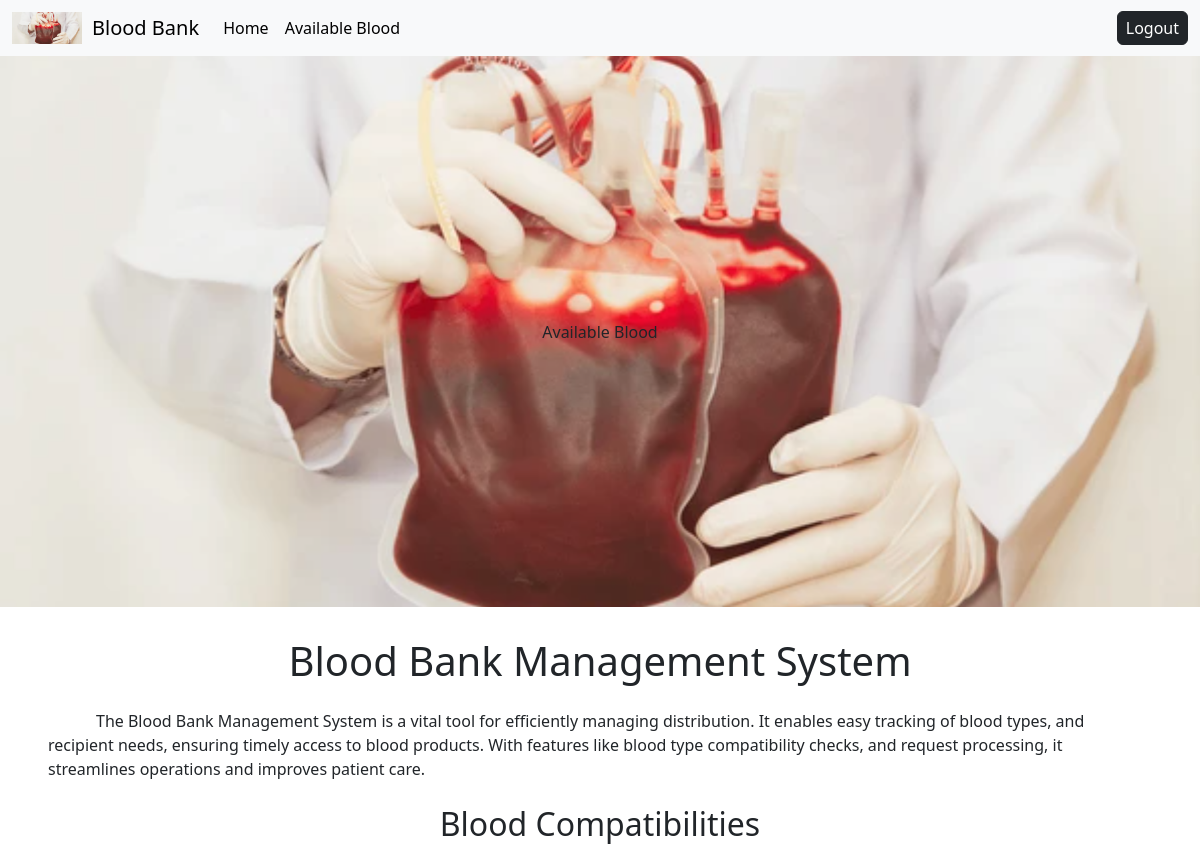
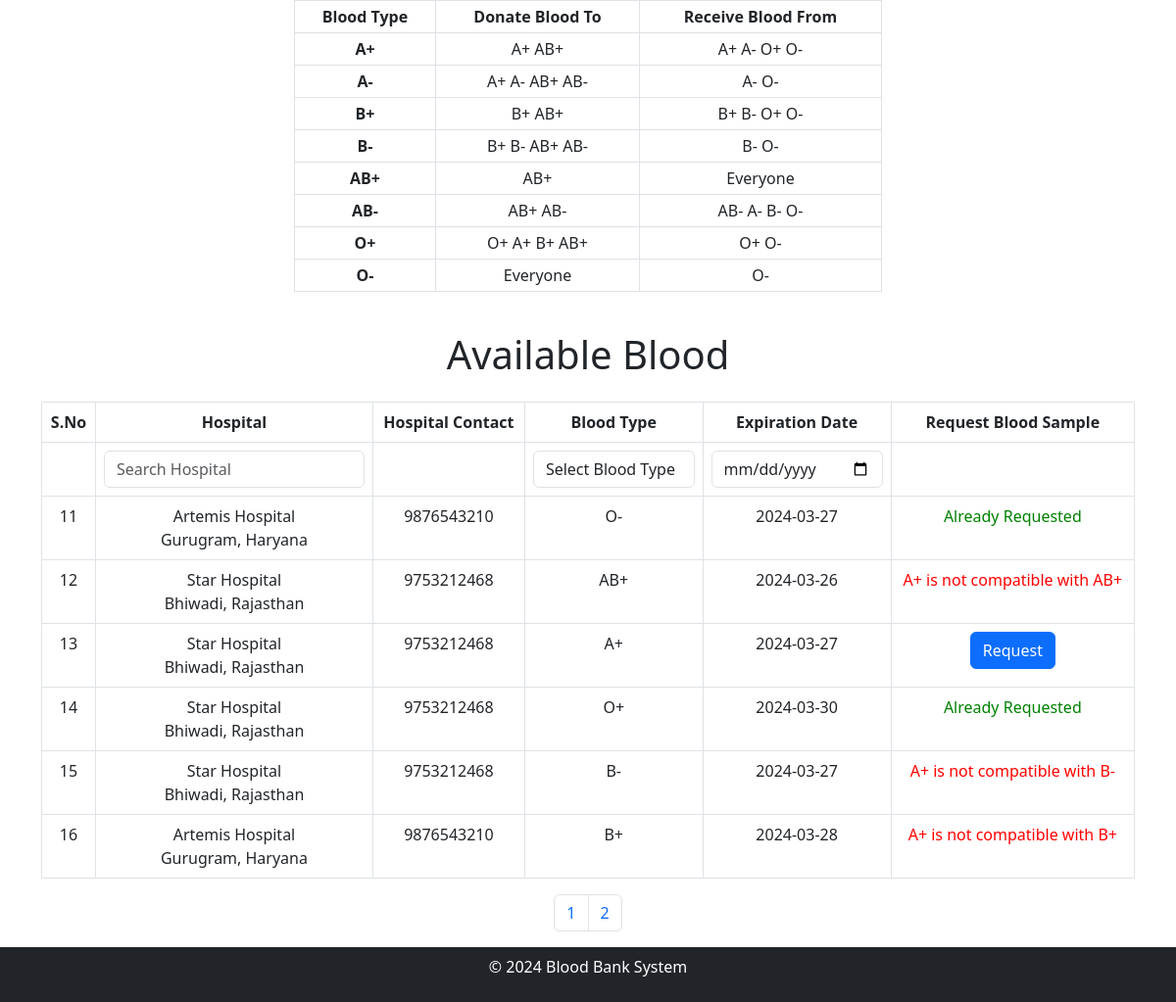
Page /receiver/receiver.php?page=2 (signed in) on the committed database (2 pictures, top to bottom).
### tables this page shows
CREATE TABLE `add_blood` (
  `blood_info_id` int(11) NOT NULL,
  `hospital_id` int(11) DEFAULT NULL,
  `blood_type` varchar(10) DEFAULT NULL,
  `expiration_date` date DEFAULT NULL
);

CREATE TABLE `hospital` (
  `hospital_id` int(11) NOT NULL,
  `user_id` int(11) DEFAULT NULL,
  `hospital_name` varchar(255) DEFAULT NULL,
  `address` varchar(255) DEFAULT NULL,
  `phone_number` varchar(255) DEFAULT NULL
);

CREATE TABLE `receiver` (
  `receiver_id` int(11) NOT NULL,
  `user_id` int(11) DEFAULT NULL,
  `full_name` varchar(255) DEFAULT NULL,
  `address` varchar(255) DEFAULT NULL,
  `phone_number` varchar(255) DEFAULT NULL,
  `blood_group` varchar(10) DEFAULT NULL
);

### receiver/receiver.php (the view, shortened to what this page needs)
<!DOCTYPE html>
<html lang="en">
<head>
    <link rel="stylesheet" href="https://cdnjs.cloudflare.com/ajax/libs/font-awesome/5.15.3/css/all.min.css">
    <link rel="stylesheet" href="https://cdn.jsdelivr.net/npm/bootstrap@5.3.0-alpha3/dist/css/bootstrap.min.css">
</head>
<body>
    <nav class="navbar navbar-expand-lg bg-body-tertiary">
        <div class="container-fluid"><img src="../image1.png" alt="" style="width:70px;margin-right:10px">
            <a class="navbar-brand" href="#">
                Blood Bank </a>
            <div class="collapse navbar-collapse" id="navbarSupportedContent">
                <ul class="navbar-nav me-auto mb-2 mb-lg-0">
                    <li class="nav-item">
                        <a class="nav-link active" aria-current="page" href="receiver.php">Home</a>
                    </li>
                    <li class="nav-item">
                        <a class="nav-link active" href="#available">Available Blood</a>
                    </li>
                </ul>
                <form method="get" action=''>
                    <button type="submit" name="logout" class="btn btn-dark px-2 py-1">
                        Logout
                    </button>
                </form>
            </div>
        </div>
    </nav>
    <div class="home">
        <img src="../image1.png" alt="">
        <div class="button-container">
            <a href='#available' class="btn  m-2">Available Blood</a>
        </div>
    </div>
    <div class="m-4">
        <h1 class="text-center mb-4">Blood Bank Management System</h1>
        <div class="m-4">
        <span class="p-4 m-4 text-center">
The Blood Bank Management System is a vital tool for
efficiently managing distribution.
 It enables easy tracking of blood types,
  and recipient needs, ensuring timely access
 to blood products. With features like blood type compatibility checks, and
 request processing, it streamlines operations and
improves patient care.
</span>
        </div>
        <h2 class="text-center mt-4 "style="margin-top:40px">Blood Compatibilities</h2>
        <div class="table-responsive m-4 d-flex justify-content-center">
            <table class="table table-bordered table-hover text-center table-sm" style="max-width: 600px;">
                <thead class="bg-dark text-white">
                    <tr>
                        <th>Blood Type</th>
                        <th>Donate Blood To</th>
                        <th>Receive Blood From</th>
                    </tr>
                </thead>
                <tbody>
                    <tr>
                        <th>A+</th>
                        <td>A+ AB+</td>
                        <td>A+ A- O+ O-</td>
                    </tr>
                    <tr>
                        <th>A-</th>
                        <td>A+ A- AB+ AB-</td>
                        <td>A- O-</th>
                    </tr>
                    <tr>
                        <th>B+</th>
                        <td>B+ AB+</td>
                        <td>B+ B- O+ O-</td>
                    </tr>
                    <tr>
                        <th>B-</th>
                        <td>B+ B- AB+ AB-</td>
                        <td>B- O-</td>
                    </tr>
                    <tr>
                        <th>AB+</th>
                        <td>AB+</td>
                        <td>Everyone</td>
                    </tr>
                    <tr>
                        <th>AB-</th>
                        <td>AB+ AB- </td>
                        <td>AB- A- B- O-</td>
                    </tr>
                    <tr>
                        <th> O+</th>
                        <td>O+ A+ B+ AB+</td>
                        <td>O+ O-</td>
                    </tr>
                    <tr>
                        <th>O-</th>
                        <td>Everyone</td>
                        <td>O-</td>
                    </tr>
                </tbody>
            </table>
        </div>
    </div>
    <div class="container">
        <div class="text-center m-2 mb-4" id="available">
            <h1>Available Blood</h1>
        </div>
        <?php
        $compatibility = [
            "A+" => ["A+", "O+", "A-", "O-"],
            "O+" => ["O+", "O-"],
            "B+" => ["B+", "O+", "B-", "O-"],
            "AB+" => ["A+", "B+", "AB+", "O+", "A-", "B-", "AB-", "O-"],
            "A-" => ["A-", "O-"],
            "O-" => ["O-"],
            "B-" => ["B-", "O-"],
            "AB-" => ["A-", "B-", "AB-", "O-"],
        ];
        require("../config.php");
        $user_id = $_SESSION["user_id"];
        $sql = "SELECT receiver_id,blood_group FROM receiver WHERE user_id= $user_id;";
        $data = $conn->query($sql)->fetch_assoc();
        $receiver_id = $data['receiver_id'];
        $receiver_blood_group = $data['blood_group'];
        ?>
        <div class="table-responsive">
            <table class='table  table-bordered table-hover text-center'>
                <thead class="bg-danger text-white">
                    <tr>
                        <th>S.No</th>
                        <th>Hospital</th>
                        <th>Hospital Contact</th>
                        <th>Blood Type</th>
                        <th>Expiration Date</th>
                        <th>Request Blood Sample</th>
                    </tr>
                    <tr>
                        <th></th>
                        <th> <input class="form-control" id="hospitalSearch" type="text" name="hospital_query"
                                placeholder="Search Hospital"></th>
                        <th> </th>
                        <th><select class="form-control" id="bloodTypeSearch" name="blood_type_query">
                                <option value="">Select Blood Type</option>
                            </select></th>
                        <th><input class="form-control" id="expirationDateSearch" type="date" name="expiration_query"
                                placeholder="Search Expiration Date"></th>
                        <th> </th>
                    </tr>
                </thead>
                <?php
                $limit = 10;
                $page = isset($_GET['page']) ? $_GET['page'] : 1;
                $start = ($page - 1) * $limit;
                $totalRecordsQuery = "SELECT COUNT(*) AS total FROM add_blood";
                $totalRecordsResult = $conn->query($totalRecordsQuery);
                $totalRecords = $totalRecordsResult->fetch_assoc()['total'];
                $sql = "SELECT * FROM add_blood ORDER BY blood_info_id DESC LIMIT $start, $limit";
                $result = $conn->query($sql);
                if ($result->num_rows > 0) {
                    $i = $start + 1;
                    while ($row = $result->fetch_assoc()) {
                        $hospital_query = "SELECT * FROM hospital WHERE hospital_id = {$row['hospital_id']};";
                        $hospital_details = $conn->query($hospital_query)->fetch_assoc();
                        echo "<tr class='data-row'>";
                        echo "<td>" . $i . "</td>";
                        echo <<<details
                        <td class='hospital'>{$hospital_details['hospital_name']}<br>{$hospital_details['address']}  </td>
                        details;
                        echo <<<details
                        <td class='hospital'> {$hospital_details['phone_number']}</td>
                        details;
                        echo "<td class='blood-type'>" . $row["blood_type"] . "</td>";
                        echo "<td class='expiration-date'>" . $row["expiration_date"] . "</td>";
                        if (in_array($row["blood_type"], $compatibility[$receiver_blood_group])) {
                            $request_query = "SELECT receiver_id,blood_info_id FROM request WHERE receiver_id = $receiver_id;";
                            $request_query_result = $conn->query($request_query);
                            if ($request_query_result->num_rows > 0) {
                                $flag = 0;
                                while ($request_details = $request_query_result->fetch_assoc()) {
                                    if ($row['blood_info_id'] == $request_details['blood_info_id']) {
                                        $flag = 1;
                                    }
                                }
                                if ($flag == 0) {
                                    echo "<td><form action='' method='POST'><button class='btn btn-primary' type='submit'
                                     name='request'>Request</button><input type='hidden' value={$row['blood_info_id']}
                                     name='bloodId' ></form></td>";
                                } else {
                                    echo "<td><span style='color: green;'>Already Requested</span></td>";
                                }
                            } else {
                                echo "<td><form action='' method='POST'><button class='btn btn-primary' type='submit'
                                name='request'>Request</button><input type='hidden' value={$row['blood_info_id']}
                                name='bloodId' ></form></td>";
                            }
                        } else {
                            echo "<td><span style='color: red;'> $receiver_blood_group is not compatible with {$row['blood_type']} </span></td>";
                        }
                        echo "</tr>";
                        $i++;
                    }
                    echo "</table>";
                } else {
                    echo "No blood samples available.";
                }
                ?>
        </div>
        <nav aria-label="Page navigation">
            <ul class="pagination justify-content-center">
                <?php
                $totalPages = ceil($totalRecords / $limit);
                for ($i = 1; $i <= $totalPages; $i++) {
                    echo "<li class='page-item'><a class='page-link' href='?page=$i'>$i</a></li>";
                }
                ?>
            </ul>
        </nav>
    </div>
    <footer class="bg-dark text-white py-2">
        <div class="container ">
            <div class="row">
                <div class="col-md-12 text-center">
                    <p>&copy; 2024 Blood Bank System</p>
                </div>
            </div>
        </div>
    </footer>
</body>
</html>

### receiver/receiver.php (style rules this page uses)
.home { position: relative; width: 100%; margin-bottom: 30px; }
.home img { margin: 0; width: 100%; display: block; }
.button-container { position: absolute; top: 50%; left: 50%; transform: translate(-50%, -50%); text-align: center; }

### rows in the picture
add_blood: hospital.hospital_name "Artemis Hospital", hospital.address "Gurugram, Haryana", hospital.phone_number "9876543210", blood_type "O-", expiration_date "2024-03-27", shows "Already Requested"
add_blood: hospital.hospital_name "Star Hospital", hospital.address "Bhiwadi, Rajasthan", hospital.phone_number "9753212468", blood_type "AB+", expiration_date "2024-03-26"
receiver: blood_group "A+"
add_blood: hospital.hospital_name "Star Hospital", hospital.address "Bhiwadi, Rajasthan", hospital.phone_number "9753212468", blood_type "A+", expiration_date "2024-03-27"
add_blood: hospital.hospital_name "Star Hospital", hospital.address "Bhiwadi, Rajasthan", hospital.phone_number "9753212468", blood_type "O+", expiration_date "2024-03-30", shows "Already Requested"
add_blood: hospital.hospital_name "Star Hospital", hospital.address "Bhiwadi, Rajasthan", hospital.phone_number "9753212468", blood_type "B-", expiration_date "2024-03-27"
add_blood: hospital.hospital_name "Artemis Hospital", hospital.address "Gurugram, Haryana", hospital.phone_number "9876543210", blood_type "B+", expiration_date "2024-03-28"
